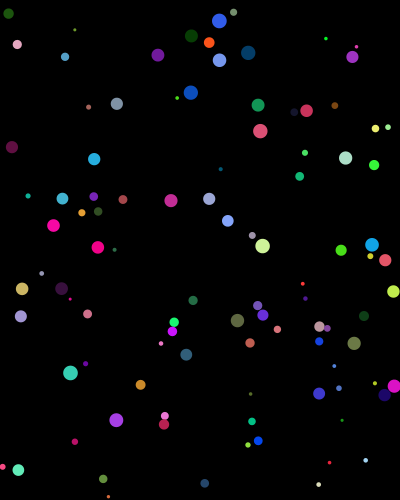
Frame 1 (no input)
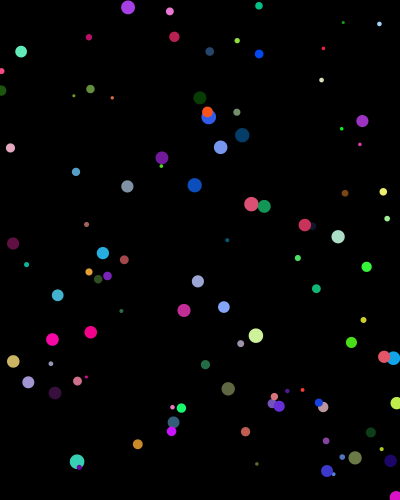
Frame 60 (the mouse pressed at the canvas centre just before this capture)
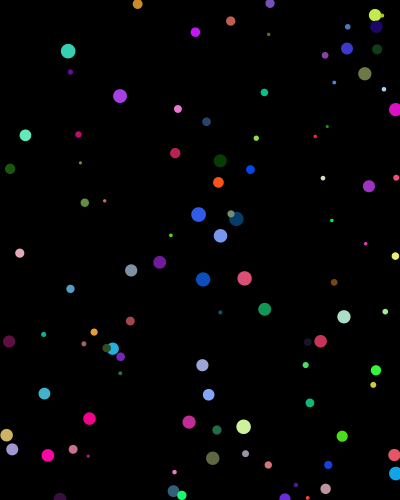
Frame 120 (the mouse held since frame 60 and released just before this capture)

The Processing sketch that drew these frames (run headless with seeded random() and noise(); from frame 60 on, the mouse is pressed at the canvas centre):

// Processing sketch: bouncing_balls_array_vs_arrayList
// ── bouncing_balls_array_vs_arrayList.pde
// https://processing.org/reference/ArrayList.html
// ArrayList<DataType> name = new ArrayList<DataType>();

//Ball[] balls = new Ball[100];
// total number!

ArrayList<Ball> balls = new ArrayList<Ball>();
// You don't have to define the total number of the array!

void setup() {
  size(400, 500);
  //fullScreen();
  background(0);
  for (int i=0; i<100; i++) {
    // we repeat this 100 times!
    balls.add( new Ball() );
  }
}

void draw() {
  background(0);
  
  // array: balls.length
  // arrayList: balls.size()
  
  // array: balls[i]
  // arrayList: balls.get(i)
  
  for (int i=0; i<balls.size(); i++) {
    balls.get(i).move();
    balls.get(i).zigzag();
    //balls.get(i).bounce();
    balls.get(i).reappear();
    balls.get(i).display();
  }
}










class Ball {
  float x;
  float y;
  float dia;
  float xSpd;
  float ySpd;
  float r, g, b;
  
  Ball() {
    x = random(width);
    y = random(height);
    dia = random(3, 15);
    xSpd = 0;
    ySpd = random(1, 2);
    r = random(255);
    g = random(255);
    b = random(255);
  }
  
  void display() {
    noStroke();
    fill(r, g, b);
    ellipse(x, y, dia, dia);
  }
  void move() {
    x += xSpd;
    y += ySpd;
  }
  void zigzag() {
    x += random(-2,2);
    //y += random(-2,2);
  }
  void bounce() {
    if (x < 0 || x > width) {
      xSpd *= -1;
    }
    if (y < 0 || y > height) {
      ySpd *= -1;
    }
  }
  void reappear() {
    // x!
    if (x < 0) {
      x = width;
    }
    else if (x > width) {
      x = 0;
    }
    // y!
    if (y < 0) {
      y = height;
    }
    else if (y > height) {
      y = 0;
    }
  }
}
